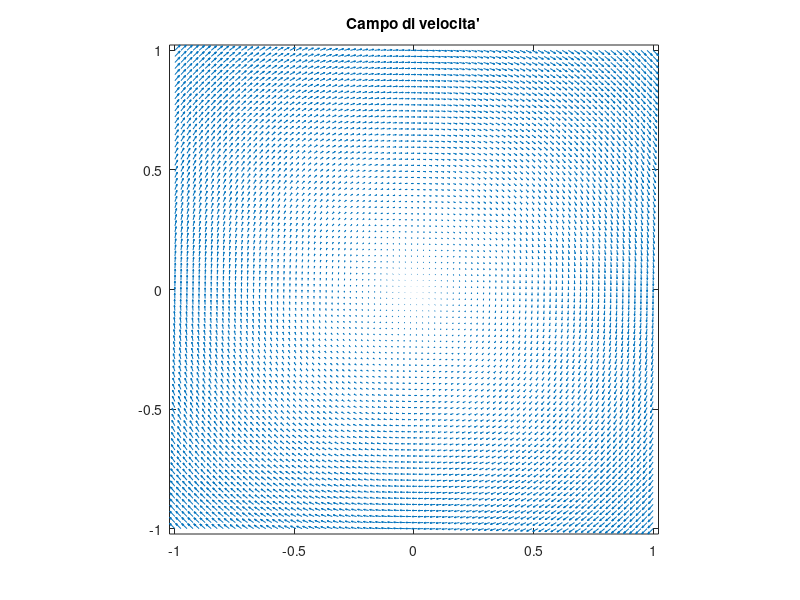
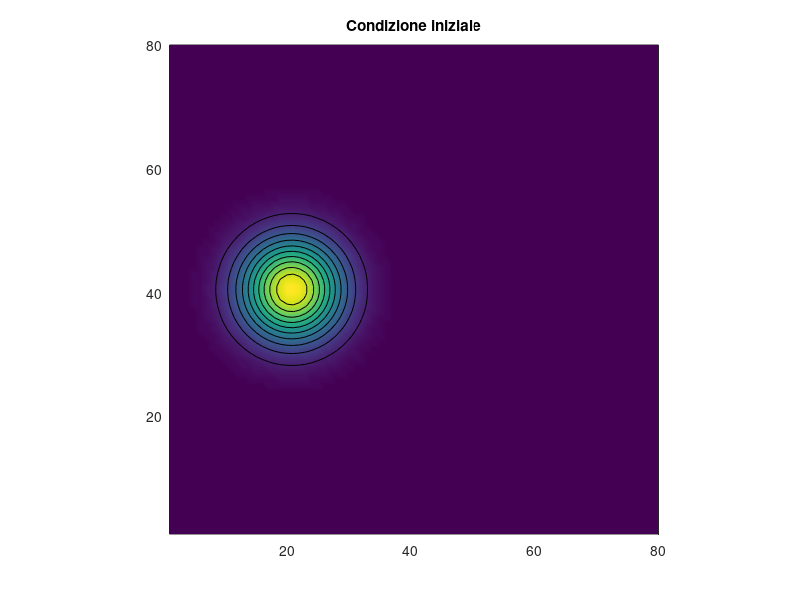
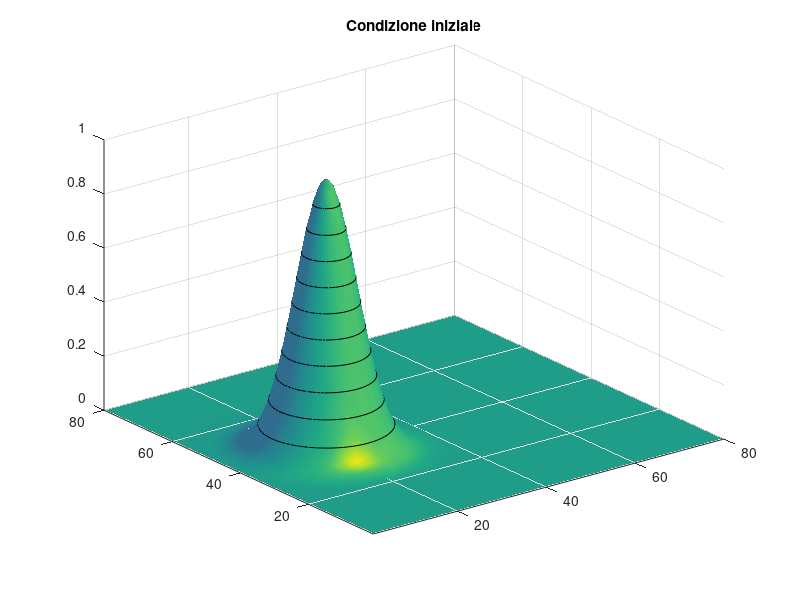

MATLAB code to generate these figures, in order: (Note: this script raises an error after producing the figures.)
clc; close all; clear all;

% Esercitazione di 'Metodi Numerici in Ingegneria Aerospaziale'
% Prof. G. Coppola
% 
% Codice di esempio che simula la equazione di convezione lineare 2D con un
% campo di velocità assegnato.
% La equazione è:
% 
%                 phi_t + u*phi_x + v*phi_y = 0
% 
% Dove u e v sono le componenti del campo di velocità, assegnato come un 
% moto di rotazione rigido. 
% Il codice adotta un approccio semidiscretizzato, nel quale la equazione 
% viene prima discretizzata nello spazio, e il risultante sistema di ODE 
% viene poi integrato nel tempo con un solver dedicato. In questa versione 
% viene implementato una classica procedura RK4.

global Nx Ny U V h         % Dichiarazione globale delle variabili

Lx = 1;  Ly = 1;           % Estensione del dominio
Nx = 80; Ny = 80;          % Numero di punti di discretizzazione
x  = linspace(-Lx,Lx,Nx);  % Mesh nella direzione x
y  = linspace(-Ly,Ly,Ny);  % Mesh nella direzione y
hx = x(2)-x(1);            % Passo spaziale lungo x
hy = y(2)-y(1);            % Passo spaziale lungo x
h  = hx;                   % Assumiamo passo spaziale uniforme e costante
% Campo di velocità ( rotazione rigida)
w  = 1;                    % Velocità angolare
u  = w*y;                  % Componente u
v  = w*(-x)';              % Componente v
U  = repmat(u,Nx,1);       % Matrice delle componenti u
V  = repmat(v,1,Ny);       % Matrice delle componenti u
% 
% Si osservi che gli array 2D contenenti le componenti di velocità (e più
% in generale tutti gli array 2D contenenti una funzione scalare) sono
% definiti secondo la convenzione per la quale l'indice i varia lungo la
% coordinata x e l'indice j lungo la coordinata y. 
% Questa convenzione è illustrata dallo schema:
%
%            ^
%            |
%         y  |                 f(i,j+1)
%            |                    o
%            |                    |
%            |                    |
%            |    f(i-1,j) o------o------o f(i+1,j)
%            |                  f(i,j)
%            |                    |
%            |                    o
%            |                 f(i,j-1)
%            |
%            |--------------------------------------------> 
%                                                       x
% 
% ed è diversa da quella adottata nelle routines grafiche di MATLAB, nelle
% quali il primo indice (i) varia lungo la direzione verticale (dal basso
% all'alto), mentre il secondo indice (j) varia lungo la direzione
% orizzontale (da sinistra a destra). 
% Per disegnare correttamente gli array 2D usando la grafica di MATLAB, è
% necessario trasporre gli array.
% 
% Grafica del campo di velocità
figure; quiver(x,y,U',V'); axis image; title('Campo di velocita'''); 
% Calcoliamo il Dt sulle max componenti di velocità
umax = max(max(abs(U))); vmax = max(max(abs(V)));
Cx   = 1.5;              Cy   = 1.5;
Dt   =  max([hx*Cx/umax,hy*Cy/vmax]);
T    =  2*pi/abs(w);           % Tempo finale di un 'giro'
% Modifichiamo il Dt e il Courant locale in modo che il tempo finale è 
% raggiunto dopo un numero intero di passi temporali 
Nt   =  round(T/Dt);     Dt = T/Nt;
% Condizioni iniziali
x0   = -Lx/2;   y0 = 0;        % Coordinate dell'origine della Gaussiana.
sig  = Lx/5;    sigq = sig^2;  % Varianza della Gaussiana.
PHI  = zeros(Ny,Nx);
for i = 1:Nx
    for j = 1:Ny
        PHI(i,j) = exp(-((x(i)-x0)^2 + (y(j)-y0)^2)/sigq);
    end
end
% Plot della condizione iniziale
figure(2); pcolor(PHI'); axis equal; shading interp; hold on; 
contour(PHI','k');  title('Condizione iniziale'); drawnow;  hold off
figure(3); surfl(PHI'); shading interp; hold on; 
contour3(PHI','k'); title('Condizione iniziale'); drawnow;  hold off
ax = axis;  pause;
% Ciclo instazionario
PHI_new = zeros(Ny,Nx);      % Allocazione
for it = 1:Nt
    t = it*Dt;
% Valori intermedi del RK
    PHI1 = PHI;              F1 = Conv2DFun(t,PHI1);
    PHI2 = PHI + 0.5*Dt*F1;  F2 = Conv2DFun(t,PHI2);
    PHI3 = PHI + 0.5*Dt*F2;  F3 = Conv2DFun(t,PHI3);
    PHI4 = PHI + Dt*F3;      F4 = Conv2DFun(t,PHI4);
% Step finale del RK
    PHI  = PHI + Dt*((1/6)*(F1+F4)+(1/3)*(F2+F3));
% Grafica
    figure(2); pcolor(x,y,PHI'); axis equal; shading interp
    hold on; contour(x,y,PHI','k'); hold off
    title(['t = ',num2str(t)]);
    drawnow;  
    figure(3); surfl(x,y,PHI'); 
    shading interp; hold on; contour3(x,y,PHI','k'); hold off
    axis([-Lx Lx -Ly Ly -0.2 1]); title(['t = ',num2str(t)]);
    drawnow
end
